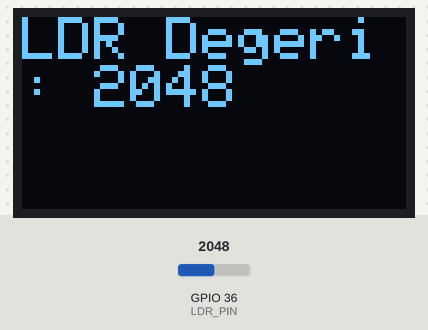
Recording of a sketch running on a simulated ESP32. On the bench: 128×64 one-colour display. Inputs (shaded band) come from the test bench; at power-on: GPIO 36 (LDR_PIN) = 2048.

Above: at 1.8 s.
1.9 s: GPIO 36 (LDR_PIN) set to 2866
At 3.0 s:
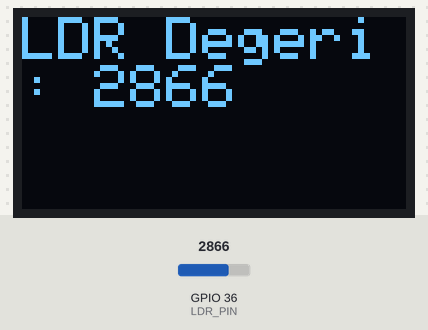
3.6 s: GPIO 36 (LDR_PIN) set to 3603
At 5.2 s:
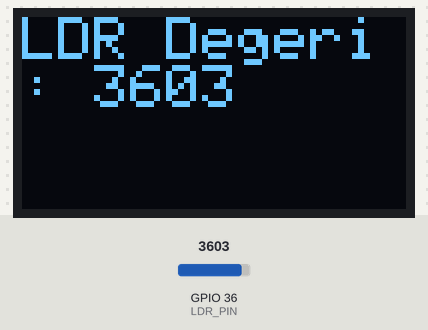
5.6 s: GPIO 36 (LDR_PIN) set to 4095
At 7.5 s:
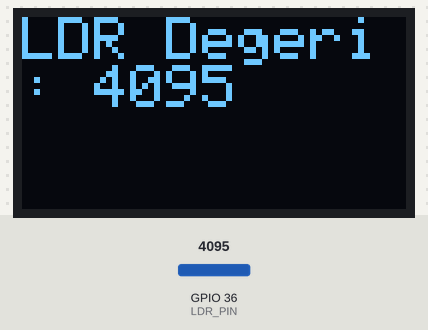
Timing chart, 0 to 9.0 s (numbered marks = the images above; inputs shaded):
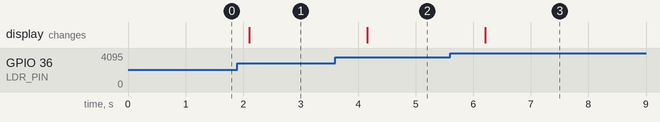

The sketch:

07.ledEkranaLdrDegeri.ino
```cpp
#include <Wire.h>                   // I2C bağlantı kütüphanesini yükle
#include <Adafruit_GFX.h>           // Ekrana şekil çizimi için kütüphane yükle
#include <Adafruit_SSD1306.h>       // Ekrana yazı yazma için kütüphane yükle

#define SCREEN_WIDTH 128            // Ekran genişiliğini belirle
#define SCREEN_HEIGHT 64            // Ekran yüksekliğini belirle

// SDA ve SCL pinlerini tanımla
#define SDA_PIN 12
#define SCL_PIN 14

// LDR pinini tanımla
#define LDR_PIN A0                  // Analog pinler daima input olduğundan, setup'ta pinMode ile çalışma türünü belirtmeye gerek kalmaz

// OLED ekranını başlat
Adafruit_SSD1306 display(SCREEN_WIDTH, SCREEN_HEIGHT, &Wire, -1);

void setup() {
  // I2C bağlantısını başlat
  Wire.begin(SDA_PIN, SCL_PIN);

  // OLED ekranını başlat
  if(!display.begin(SSD1306_SWITCHCAPVCC, 0x3C)) {
    Serial.println(F("SSD1306 başlatılamadı!"));
    while(true);
  }

  // Ekranı temizle
  display.clearDisplay();
}

void loop() {
  // LDR değerini oku
  int ldrValue = analogRead(LDR_PIN);

  // Ekranı temizle
  display.clearDisplay();

  // LDR değerini ekrana yaz
  display.setTextSize(2);
  display.setTextColor(SSD1306_WHITE);
  display.setCursor(0, 0);
  display.print("LDR Degeri: ");
  display.println(ldrValue);

  // Ekranda göster
  display.display();

  // Bekleme
  delay(1000);
}
```

Measured:
- after the input at 1.9 s, the display: changes after 0.21 s (image 1)
- after the input at 3.6 s, the display: changes after 0.56 s (image 2)
- after the input at 5.6 s, the display: changes after 0.61 s (image 3)
